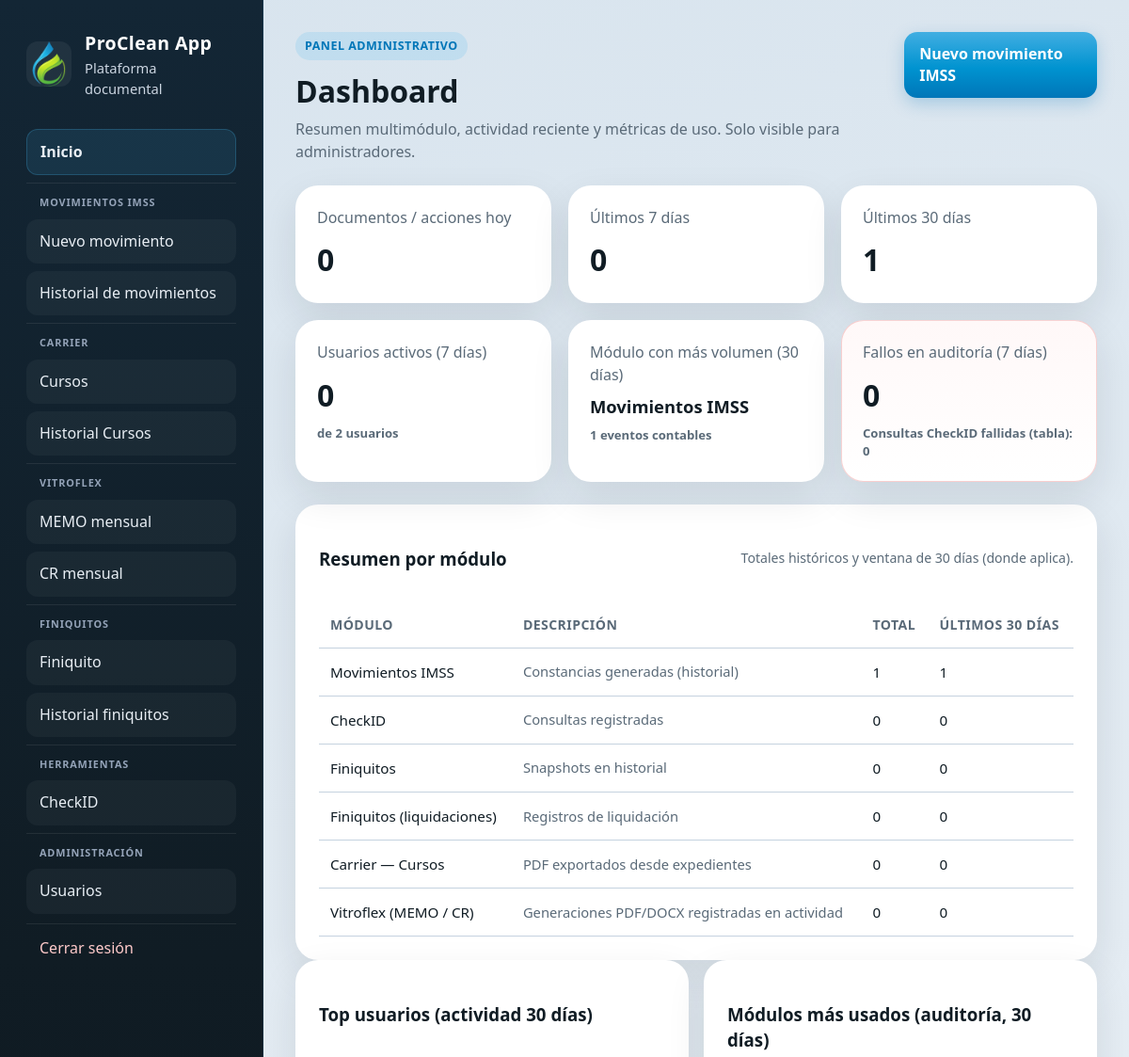
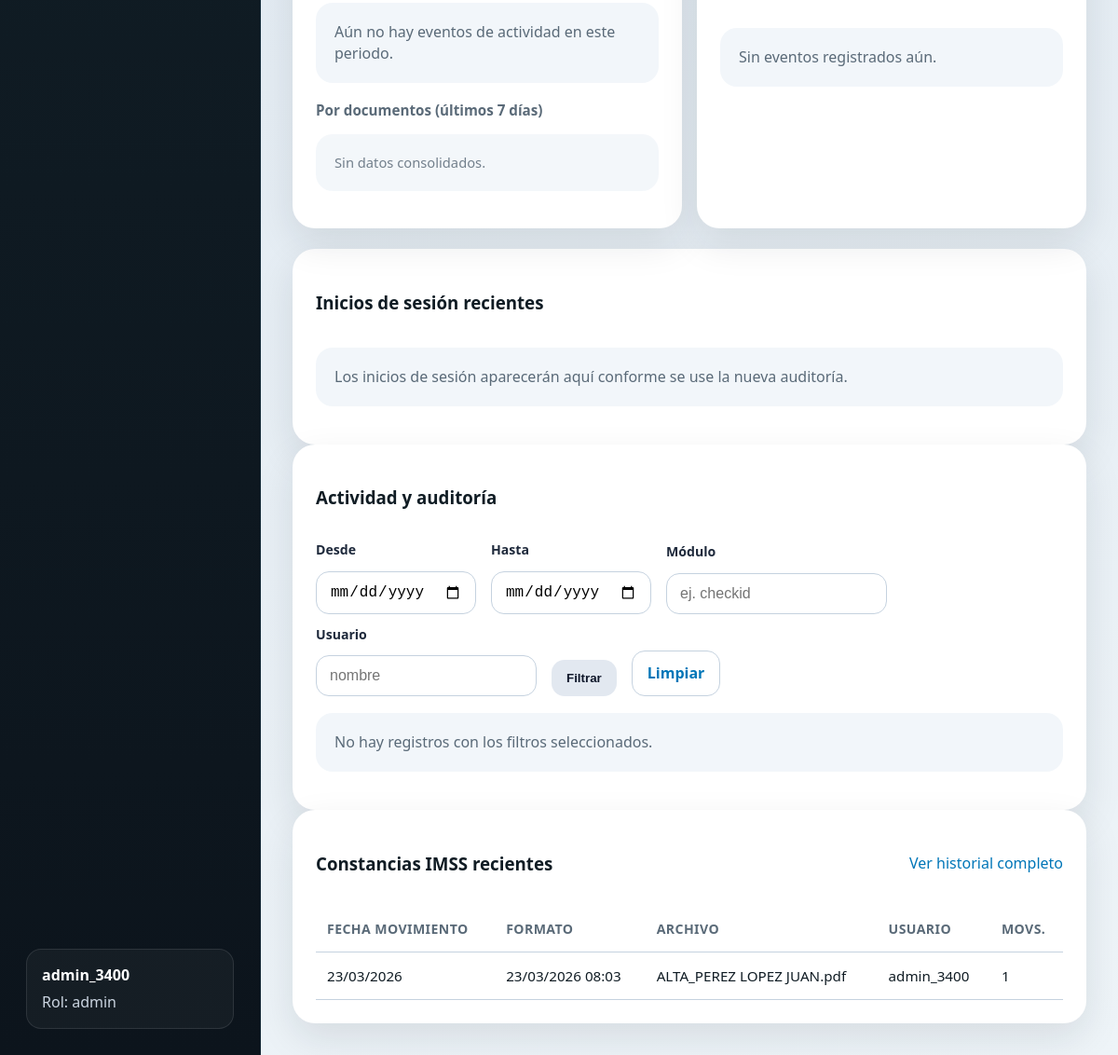
The app's page /dashboard (signed in) with its own data (2 pictures, top to bottom).
### tables this page shows
CREATE TABLE users (
                id INTEGER PRIMARY KEY AUTOINCREMENT,
                username TEXT NOT NULL UNIQUE,
                password_hash TEXT NOT NULL,
                role TEXT NOT NULL CHECK(role IN ('admin','usuario')),
                created_at TEXT NOT NULL
            );

CREATE TABLE format_history (
                id INTEGER PRIMARY KEY AUTOINCREMENT,
                user_id INTEGER NOT NULL,
                filename TEXT NOT NULL,
                pdf_path TEXT NOT NULL,
                folio TEXT NOT NULL,
                lote TEXT NOT NULL,
                movement_count INTEGER NOT NULL,
                payload_json TEXT NOT NULL,
                created_at TEXT NOT NULL,
                FOREIGN KEY(user_id) REFERENCES users(id)
            );

### app.py (the view)
    @app.route("/dashboard")
    @login_required
    @role_required("admin")
    def dashboard():
        dash = build_admin_dashboard(str(DB_PATH))
        recent_history = [_history_row_to_template_dict(r) for r in list_history(limit=8)]
        desde = (request.args.get("desde") or "").strip()
        hasta = (request.args.get("hasta") or "").strip()
        modulo = (request.args.get("modulo") or "").strip()
        usuario = (request.args.get("usuario") or "").strip()
        since = f"{desde} 00:00:00" if desde else None
        until = f"{hasta} 23:59:59" if hasta else None
        activity_feed = list_activity_feed(
            str(DB_PATH),
            limit=150,
            since=since,
            until=until,
            module=modulo or None,
            username=usuario or None,
        )
        return render_template(
            "dashboard.html",
            dash=dash,
            recent_history=recent_history,
            activity_feed=activity_feed,
            filtros={"desde": desde, "hasta": hasta, "modulo": modulo, "usuario": usuario},
        )

### app.py (called while the page is built)
def current_user():
    return getattr(g, "user", None)

def login_required(view):
    @wraps(view)
    def wrapped_view(**kwargs):
        if g.user is None:
            return redirect(url_for("login"))
        return view(**kwargs)
    return wrapped_view

def role_required(role: str):
    def decorator(view):
        @wraps(view)
        def wrapped_view(**kwargs):
            if g.user is None:
                return redirect(url_for("login"))
            if g.user["role"] != role:
                abort(403)
            return view(**kwargs)
        return wrapped_view
    return decorator

def get_user_by_id(user_id: int | None):
    if not user_id:
        return None
    conn = sqlite3.connect(DB_PATH)
    conn.row_factory = sqlite3.Row
    try:
        return conn.execute("SELECT * FROM users WHERE id = ?", (user_id,)).fetchone()
    finally:
        conn.close()

def _formato_realizado_display(created_at: str | None) -> str:
    if not created_at or not str(created_at).strip():
        return "—"
    s = str(created_at).strip()
    try:
        dt = datetime.strptime(s[:19], "%Y-%m-%d %H:%M:%S")
    except ValueError:
        try:
            dt = datetime.strptime(s[:16], "%Y-%m-%d %H:%M")
        except ValueError:
            return s
    return dt.strftime("%d/%m/%Y %H:%M")

def _history_row_to_template_dict(row: sqlite3.Row) -> dict:
    d = {k: row[k] for k in row.keys()}
    d["search_blob"] = _history_search_blob_from_row(row)
    d.update(_history_movement_display_fields(d.get("payload_json")))
    d["formato_realizado_display"] = _formato_realizado_display(d.get("created_at"))
    return d

def list_history(limit: int | None = None):
    conn = sqlite3.connect(DB_PATH)
    conn.row_factory = sqlite3.Row
    try:
        query = """
            SELECT h.*, u.username
            FROM format_history h
            JOIN users u ON u.id = h.user_id
            ORDER BY h.created_at DESC
        """
        if limit:
            query += f" LIMIT {int(limit)}"
        return conn.execute(query).fetchall()
    finally:
        conn.close()

### modules/carrier/blueprint.py (called while the page is built)
@carrier_curso_bp.app_context_processor
def _inject_forms_url():
    return {"carrier_forms_curso_url": FORMS_CURSO_URL}

### services/app_activity.py (called while the page is built)
def app_timezone() -> ZoneInfo:
    name = (os.environ.get("APP_TIMEZONE") or "America/Mexico_City").strip() or "America/Mexico_City"
    try:
        return ZoneInfo(name)
    except Exception:
        return ZoneInfo("America/Mexico_City")

### templates/dashboard.html (shortened to what this page needs)
{% extends 'base.html' %}
{% block content %}
<section class="page-head">
  <div>
    <span class="eyebrow">Panel administrativo</span>
    <h2>Dashboard</h2>
    <p>Resumen multimódulo, actividad reciente y métricas de uso. Solo visible para administradores.</p>
  </div>
  <a href="{{ url_for('nuevo_formato') }}" class="btn btn-primary">Nuevo movimiento IMSS</a>
</section>
<section class="stats-grid dashboard-kpi">
  <article class="stat-card">
    <span>Documentos / acciones hoy</span>
    <strong>{{ dash.kpi.documents_today }}</strong>
  </article>
  <article class="stat-card">
    <span>Últimos 7 días</span>
    <strong>{{ dash.kpi.documents_7d }}</strong>
  </article>
  <article class="stat-card">
    <span>Últimos 30 días</span>
    <strong>{{ dash.kpi.documents_30d }}</strong>
  </article>
  <article class="stat-card">
    <span>Usuarios activos (7 días)</span>
    <strong>{{ dash.kpi.active_users_7d }}</strong>
    <small class="stat-sub">de {{ dash.kpi.users_total }} usuarios</small>
  </article>
  <article class="stat-card">
    <span>Módulo con más volumen (30 días)</span>
    <strong class="stat-strong-wrap">{{ dash.most_used_documents_30d.label }}</strong>
    <small class="stat-sub">{{ dash.most_used_documents_30d.count }} eventos contables</small>
  </article>
  <article class="stat-card stat-card-warn">
    <span>Fallos en auditoría (7 días)</span>
    <strong>{{ dash.kpi.failures_7d }}</strong>
    <small class="stat-sub">Consultas CheckID fallidas (tabla): {{ dash.kpi.checkid_failures_7d }}</small>
  </article>
</section>
<section class="panel">
  <div class="panel-head">
    <h3>Resumen por módulo</h3>
    <p class="panel-head-note">Totales históricos y ventana de 30 días (donde aplica).</p>
  </div>
  <div class="table-wrap">
    <table>
      <thead>
        <tr>
          <th>Módulo</th>
          <th>Descripción</th>
          <th>Total</th>
          <th>Últimos 30 días</th>
        </tr>
      </thead>
      <tbody>
        {% for row in dash.module_summary %}
        <tr>
          <td>{{ row.label }}</td>
          <td class="muted-cell">{{ row.description }}</td>
          <td>{{ row.total }}</td>
          <td>{{ row.last30 }}</td>
        </tr>
        {% endfor %}
      </tbody>
    </table>
  </div>
</section>
<section class="grid-2 dashboard-split">
  <div class="panel">
    <div class="panel-head">
      <h3>Top usuarios (actividad 30 días)</h3>
    </div>
    {% if dash.top_users_activity_30d %}
    <ul class="ranked-list">
      {% for r in dash.top_users_activity_30d %}
      <li><span>{{ r.username }}</span><strong>{{ r.count }}</strong></li>
      {% endfor %}
    </ul>
    {% else %}
    <p class="empty-state">Aún no hay eventos de actividad en este periodo.</p>
    {% endif %}
    <h4 class="subpanel-title">Por documentos (últimos 7 días)</h4>
    {% if dash.top_users_legacy_7d %}
    <ul class="ranked-list ranked-list-muted">
      {% for r in dash.top_users_legacy_7d %}
      <li><span>{{ r.username }}</span><strong>{{ r.count }}</strong></li>
      {% endfor %}
    </ul>
    {% else %}
    <p class="empty-state subtle">Sin datos consolidados.</p>
    {% endif %}
  </div>
  <div class="panel">
    <div class="panel-head">
      <h3>Módulos más usados (auditoría, 30 días)</h3>
    </div>
    {% if dash.module_usage_30d %}
    <ul class="ranked-list">
      {% for r in dash.module_usage_30d %}
      <li><span class="mono-pill">{{ r.module }}</span><strong>{{ r.count }}</strong></li>
      {% endfor %}
    </ul>
    {% else %}
    <p class="empty-state">Sin eventos registrados aún.</p>
    {% endif %}
  </div>
</section>
<section class="panel">
  <div class="panel-head">
    <h3>Inicios de sesión recientes</h3>
  </div>
  {% if dash.recent_logins %}
  <div class="table-wrap">
    <table>
      <thead>
        <tr>
          <th>Fecha y hora</th>
          <th>Usuario</th>
        </tr>
      </thead>
      <tbody>
        {% for r in dash.recent_logins %}
        <tr>
          <td>{{ r.created_at }}</td>
          <td>{{ r.username or '—' }}</td>
        </tr>
        {% endfor %}
      </tbody>
    </table>
  </div>
  {% else %}
  <p class="empty-state">Los inicios de sesión aparecerán aquí conforme se use la nueva auditoría.</p>
  {% endif %}
</section>
<section class="panel">
  <div class="panel-head">
    <h3>Actividad y auditoría</h3>
  </div>
  <form class="dashboard-filter-form" method="get" action="{{ url_for('dashboard') }}">
    <label>Desde <input type="date" name="desde" value="{{ filtros.desde or '' }}"></label>
    <label>Hasta <input type="date" name="hasta" value="{{ filtros.hasta or '' }}"></label>
    <label>Módulo <input type="text" name="modulo" placeholder="ej. checkid" value="{{ filtros.modulo or '' }}"></label>
    <label>Usuario <input type="text" name="usuario" placeholder="nombre" value="{{ filtros.usuario or '' }}"></label>
    <button type="submit" class="btn btn-secondary">Filtrar</button>
    <a class="btn btn-ghost" href="{{ url_for('dashboard') }}">Limpiar</a>
  </form>
  {% if activity_feed %}
  <div class="table-wrap">
    <table>
      <thead>
        <tr>
          <th>Fecha y hora</th>
          <th>Usuario</th>
          <th>Módulo</th>
          <th>Acción</th>
          <th>Estado</th>
          <th>Referencia</th>
        </tr>
      </thead>
      <tbody>
        {% for r in activity_feed %}
        <tr>
          <td>{{ r.created_at }}</td>
          <td>{{ r.username or '—' }}</td>
          <td class="mono-pill">{{ r.module }}</td>
          <td>{{ r.action }}</td>
          <td><span class="badge badge-{{ r.status }}">{{ r.status }}</span></td>
          <td class="muted-cell">{{ r.ref or '—' }}</td>
        </tr>
        {% endfor %}
      </tbody>
    </table>
  </div>
  {% else %}
  <p class="empty-state">No hay registros con los filtros seleccionados.</p>
  {% endif %}
</section>
<section class="panel">
  <div class="panel-head">
    <h3>Constancias IMSS recientes</h3>
    <a href="{{ url_for('historial') }}">Ver historial completo</a>
  </div>
  {% if recent_history %}
  <div class="table-wrap">
    <table>
      <thead>
        <tr>
          <th>Fecha movimiento</th>
          <th>Formato</th>
          <th>Archivo</th>
          <th>Usuario</th>
          <th>Movs.</th>
        </tr>
      </thead>
      <tbody>
        {% for item in recent_history %}
        <tr>
          <td class="history-cell-wrap">{{ item.movement_dates_line }}</td>
          <td class="history-cell-wrap">{{ item.formato_realizado_display }}</td>
          <td>{{ item.filename }}</td>
          <td>{{ item.username }}</td>
          <td>{{ item.movement_count }}</td>
        </tr>
        {% endfor %}
      </tbody>
    </table>
  </div>
  {% else %}
  <p class="empty-state">Aún no hay constancias en el historial IMSS.</p>
  {% endif %}
</section>
{% endblock %}

### templates/_sidebar_body.html
<div class="brand">
  <a class="brand-link" href="{% if current_user.role == 'admin' %}{{ url_for('dashboard') }}{% else %}{{ url_for('home_usuario') }}{% endif %}">
    <img class="brand-logo-icon" src="{{ url_for('static', filename='branding/proclean-isotype.png') }}" width="48" height="48" alt="">
    <div class="brand-text">
      <span class="brand-title">{{ app_name }}</span>
      <p class="brand-tagline">Plataforma documental</p>
    </div>
  </a>
</div>
<nav class="nav" aria-label="Principal">
  {% if current_user.role == 'admin' %}
  <a href="{{ url_for('dashboard') }}" class="nav-link nav-link-home">Inicio</a>
  {% else %}
  <a href="{{ url_for('home_usuario') }}" class="nav-link nav-link-home">Inicio</a>
  {% endif %}
  <div class="nav-group">
    <span class="nav-group-label">Movimientos IMSS</span>
    <a href="{{ url_for('nuevo_formato') }}" class="nav-link">Nuevo movimiento</a>
    <a href="{{ url_for('historial') }}" class="nav-link">Historial de movimientos</a>
  </div>
  <div class="nav-group">
    <span class="nav-group-label">Carrier</span>
    <a href="{{ url_for('carrier_curso.index') }}" class="nav-link">Cursos</a>
    <a href="{{ url_for('carrier_curso.historial_exportaciones') }}" class="nav-link">Historial Cursos</a>
  </div>
  <div class="nav-group">
    <span class="nav-group-label">Vitroflex</span>
    <a href="{{ url_for('vitroflex.memo_mensual') }}" class="nav-link">MEMO mensual</a>
    <a href="{{ url_for('vitroflex.cr_mensual') }}" class="nav-link">CR mensual</a>
  </div>
  <div class="nav-group">
    <span class="nav-group-label">Finiquitos</span>
    <a href="{{ url_for('finiquitos.pagina_finiquito') }}" class="nav-link">Finiquito</a>
    <a href="{{ url_for('finiquitos.pagina_historial') }}" class="nav-link">Historial finiquitos</a>
  </div>
  <div class="nav-group">
    <span class="nav-group-label">Herramientas</span>
    <a href="{{ url_for('checkid_consulta') }}" class="nav-link">CheckID</a>
  </div>
  {% if current_user.role == 'admin' %}
  <div class="nav-group">
    <span class="nav-group-label">Administración</span>
    <a href="{{ url_for('admin_usuarios') }}" class="nav-link">Usuarios</a>
  </div>
  {% endif %}
  <a href="{{ url_for('logout') }}" class="nav-link danger nav-link-logout">Cerrar sesión</a>
</nav>
<div class="user-box">
  <strong>{{ current_user.username }}</strong>
  <span>Rol: {{ current_user.role }}</span>
</div>

### records on screen
users: username "admin_3400", role "admin"
format_history: movement_dates_line "23/03/2026", formato_realizado_display "23/03/2026 08:03", filename "ALTA_PEREZ LOPEZ JUAN.pdf", username "admin_3400", movement_count "1"

### other values on screen
{{ app_name }} "ProClean App"
{{ dash.kpi.documents_today }} "0"
{{ dash.kpi.documents_7d }} "0"
{{ dash.kpi.documents_30d }} "1"
{{ dash.kpi.active_users_7d }} "0"
{{ dash.kpi.users_total }} "2"
{{ dash.most_used_documents_30d.label }} "Movimientos IMSS"
{{ dash.most_used_documents_30d.count }} "1"
{{ dash.kpi.failures_7d }} "0"
{{ dash.kpi.checkid_failures_7d }} "0"
{{ row.label }} "Movimientos IMSS" "CheckID" "Finiquitos" "Finiquitos (liquidaciones)" "Carrier — Cursos" "Vitroflex (MEMO / CR)"
{{ row.description }} "Constancias generadas (historial)" "Consultas registradas" "Snapshots en historial" "Registros de liquidación" "PDF exportados desde expedientes" "Generaciones PDF/DOCX registradas en actividad"
{{ row.total }} "1" "0" "0" "0" "0" "0"
{{ row.last30 }} "1" "0" "0" "0" "0" "0"
